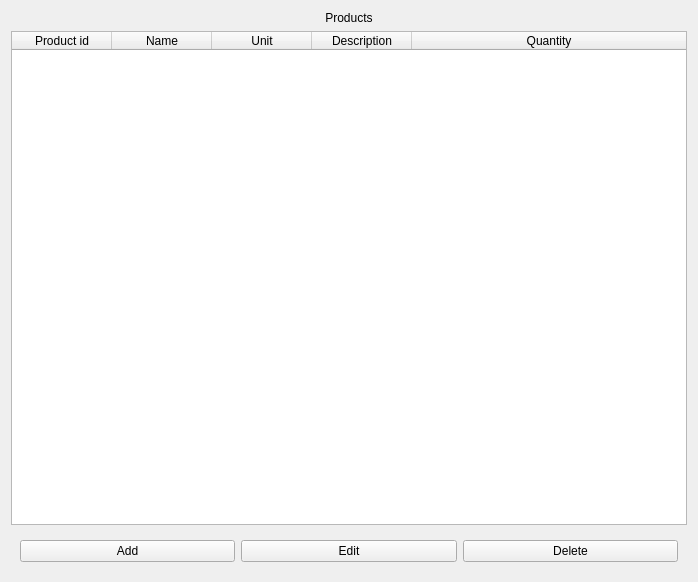
<?xml version="1.0" encoding="UTF-8"?>
<ui version="4.0">
 <class>pageProduct</class>
 <widget class="QWidget" name="pageProduct">
  <property name="geometry">
   <rect>
    <x>0</x>
    <y>0</y>
    <width>698</width>
    <height>582</height>
   </rect>
  </property>
  <property name="sizePolicy">
   <sizepolicy hsizetype="Expanding" vsizetype="Expanding">
    <horstretch>0</horstretch>
    <verstretch>0</verstretch>
   </sizepolicy>
  </property>
  <property name="windowTitle">
   <string>Form</string>
  </property>
  <layout class="QVBoxLayout" name="verticalLayout">
   <item>
    <widget class="QLabel" name="lblTitle">
     <property name="styleSheet">
      <string notr="true"/>
     </property>
     <property name="text">
      <string>Products</string>
     </property>
     <property name="alignment">
      <set>Qt::AlignmentFlag::AlignCenter</set>
     </property>
    </widget>
   </item>
   <item>
    <widget class="QTableWidget" name="tableProduct">
     <property name="styleSheet">
      <string notr="true"/>
     </property>
     <property name="editTriggers">
      <set>QAbstractItemView::EditTrigger::NoEditTriggers</set>
     </property>
     <property name="selectionBehavior">
      <enum>QAbstractItemView::SelectionBehavior::SelectRows</enum>
     </property>
     <attribute name="horizontalHeaderStretchLastSection">
      <bool>true</bool>
     </attribute>
     <attribute name="verticalHeaderStretchLastSection">
      <bool>false</bool>
     </attribute>
     <column>
      <property name="text">
       <string>Product id</string>
      </property>
     </column>
     <column>
      <property name="text">
       <string>Name</string>
      </property>
     </column>
     <column>
      <property name="text">
       <string>Unit</string>
      </property>
     </column>
     <column>
      <property name="text">
       <string>Description</string>
      </property>
     </column>
     <column>
      <property name="text">
       <string>Quantity</string>
      </property>
     </column>
    </widget>
   </item>
   <item>
    <widget class="QWidget" name="widget" native="true">
     <property name="styleSheet">
      <string notr="true"/>
     </property>
     <layout class="QHBoxLayout" name="horizontalLayout_2">
      <item>
       <widget class="QPushButton" name="btn_addProduct">
        <property name="text">
         <string>Add</string>
        </property>
       </widget>
      </item>
      <item>
       <widget class="QPushButton" name="btn_editProduct">
        <property name="text">
         <string>Edit</string>
        </property>
       </widget>
      </item>
      <item>
       <widget class="QPushButton" name="btn_deleteProduct">
        <property name="text">
         <string>Delete</string>
        </property>
       </widget>
      </item>
     </layout>
    </widget>
   </item>
  </layout>
 </widget>
 <resources/>
 <connections/>
</ui>
